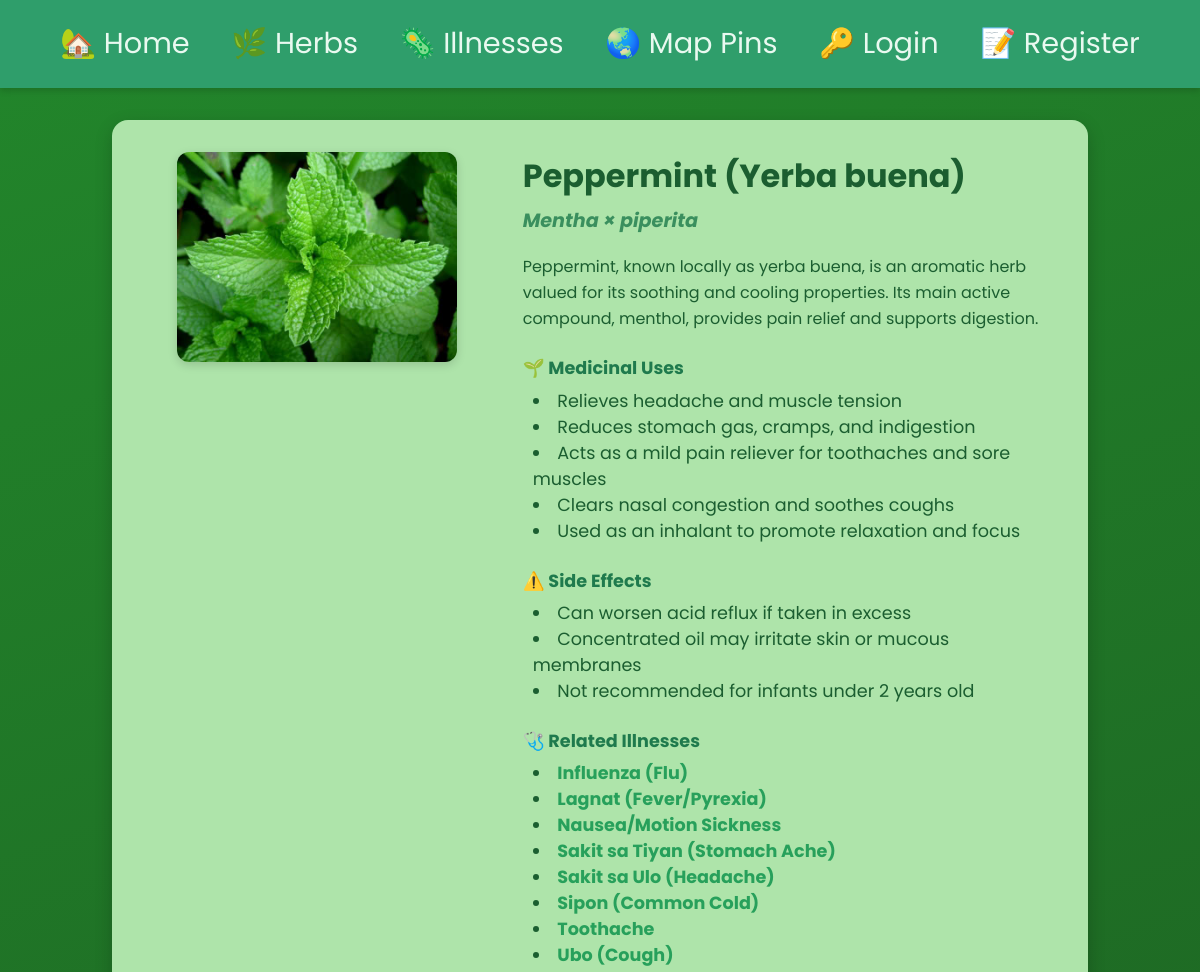
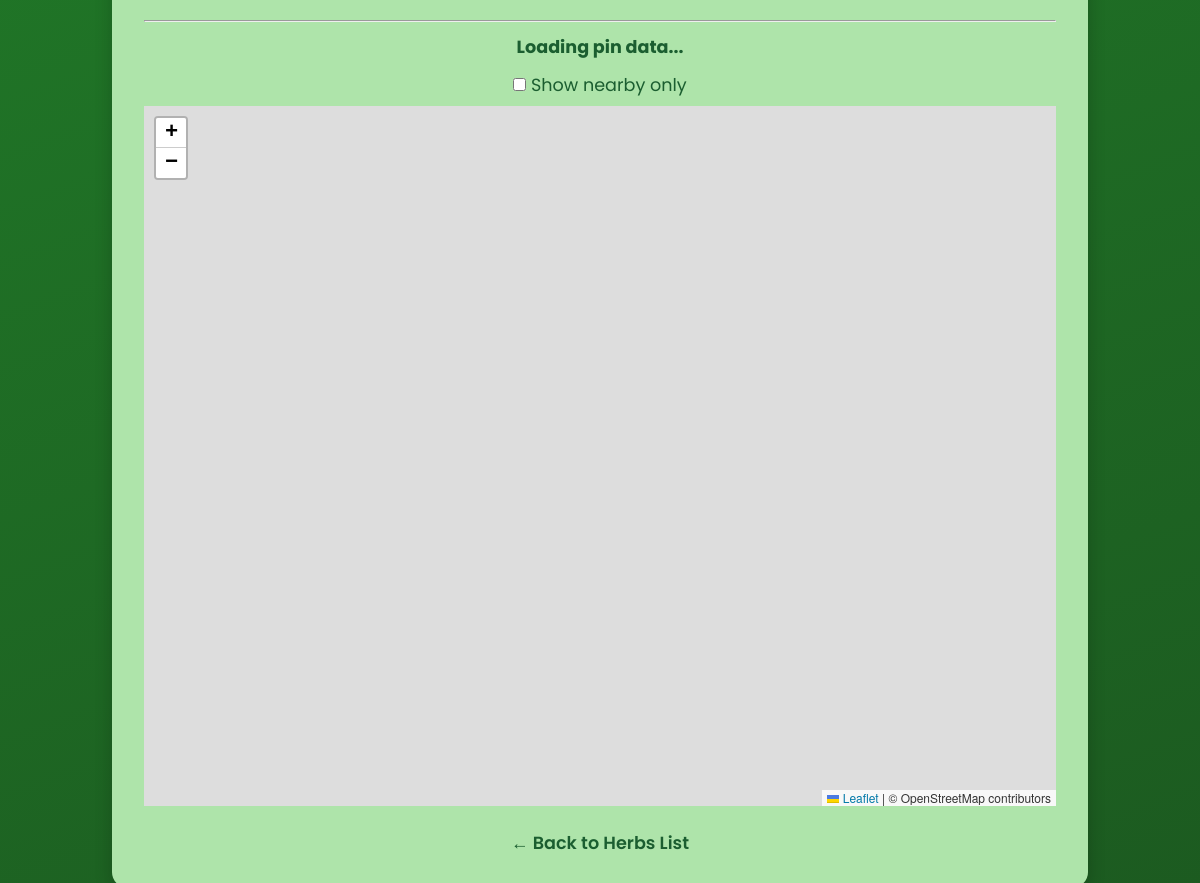
The app's page /herbs/peppermint-yerba-buena with its own data (2 pictures, top to bottom).
### app_herbs/models.py (models this page shows, shortened)
class Herb(models.Model): # Model to represent an herb with its details
    id = models.AutoField(primary_key=True) # Unique identifier for each herb
    name = models.CharField(max_length=100)
    scientific_name = models.CharField(max_length=200, blank=True, null=True)
    description = models.TextField()
    medicinal_uses = models.TextField()
    side_effects = models.TextField(blank=True, null=True)
    image = models.ImageField(upload_to=herb_image_upload_to, default='default.jpg', blank=True)
    slug = models.SlugField(unique=True) # URL-friendly identifier for the herb

### app_illnesses/models.py (models this page shows, shortened)
class Illness(models.Model): # Model to represent an illness with its details
    id = models.AutoField(primary_key=True) # Unique identifier for each illness
    name = models.CharField(max_length=100)
    description = models.TextField()
    symptoms = models.TextField()
    recommended_herbs = models.ManyToManyField('app_herbs.Herb', related_name='related_illnesses', blank=True)
    image = models.ImageField(upload_to=illness_image_upload_to, default='default.jpg', blank=True)
    slug = models.SlugField(unique=True) # URL-friendly identifier for the illness

### app_herbs/views.py (the view)
# urls.py: path('<slug:slug>', views.herb_page, name="herb_page"), # Dynamic URL for individual herb pages
def herb_page(request, slug):
    herb = get_object_or_404(Herb, slug=slug)  # Fetch the herb object based on the provided slug
    return render(request, 'herbs/herb_page.html', {'herb': herb}) # Render the herb page template with the herb context

### app_herbs/templates/herbs/herb_page.html (shortened to what this page needs)
{% extends 'layout.html' %}
{% block content %}
<section class="herb-details-section">
    <div class="herb-card-large">
        <div class="herb-image-container">
            <img id="herb-image" src="{{ herb.image.url }}" alt="{{ herb.name }}">
        </div>
        <div class="herb-info">
            <h2 class="herb-name">{{ herb.name }}</h2>
            {% if herb.scientific_name %}
                <h3 class="herb-scientific">{{ herb.scientific_name }}</h3>
            {% endif %}
            <p class="herb-description">{{ herb.description|safe }}</p>
            <div class="herb-section">
                <h4>🌱 Medicinal Uses</h4>
                <p>{{ herb.medicinal_uses|safe }}</p>
            </div>
            {% if herb.side_effects %}
            <div class="herb-section">
                <h4>⚠️ Side Effects</h4>
                <p>{{ herb.side_effects|safe }}</p>
            </div>
            {% endif %}
            <div class="herb-section">
                <h4>🩺 Related Illnesses</h4>
                <ul style="margin:0; padding-left:10px; list-style-position:inside;">
                    {% for illness in herb.related_illnesses.all %}
                        <li>
                            <b>
                                <a href="{% url 'illnesses:illness_page' illness.slug %}">
                                    {{ illness.name }}
                                </a>
                            </b>
                        </li>
                    {% empty %}
                        <li>No related illnesses available.</li>
                    {% endfor %}
                </ul>
            </div>
        </div>
    </div>
    <hr>
    <div style="margin:12px 0;">
        <strong id="pin-count-label">
            Loading pin data...
        </strong>
    </div>
    <div style="margin:8px 0;">
        <label>
            <input type="checkbox" id="toggle-location">
            Show nearby only
        </label>
    </div>
    <div id="herb-map" style="width:100%; height:700px;"></div>
    <a href="{% url 'herbs:herbs_list' %}" class="back-link">← Back to Herbs List</a>
</section>
{% endblock %}

### static/css/styles.css (style rules this page uses)
* { margin: 0; padding: 0; box-sizing: border-box; }
html { scroll-behavior: smooth; }
body { min-height: 100vh; background: linear-gradient(160deg, rgb(34, 134, 43), rgb(28, 90, 32)); color: #f5f5f5; font-family: "Poppins", Arial, sans-serif; font-size: 1.1rem; display: flex; flex-direction: column; }
p { line-height: 1.6; max-width: 600px; margin: 0 auto; }
a { color: #27a05b; text-decoration: none; transition: opacity 0.2s ease; }
.herb-details-section { max-width: 1000px; margin: 2rem auto 3rem; padding: 2rem; background-color: #aee4aa; border-radius: 16px; color: #1b5e30; box-shadow: 0 6px 18px rgba(0, 0, 0, 0.2); }
.herb-card-large { display: flex; flex-wrap: wrap; align-items: flex-start; gap: 2rem; }
.herb-image-container { flex: 1 1 280px; text-align: center; }
.herb-image-container img { width: 100%; max-width: 280px; border-radius: 12px; object-fit: contain; box-shadow: 0 3px 10px rgba(0, 0, 0, 0.15); }
.herb-info { flex: 2 1 400px; text-align: left; }
.herb-name { font-size: 2rem; color: #1b5e30; margin-bottom: 0.4rem; }
.herb-scientific { font-size: 1.2rem; font-style: italic; color: #3a8f5e; margin-bottom: 1.2rem; }
.herb-description { font-size: 1rem; margin-bottom: 1.5rem; line-height: 1.6; }
.herb-section { margin-bottom: 1.5rem; }
.herb-section h4 { font-size: 1.1rem; color: #1f7a4d; margin-bottom: 0.4rem; }
.back-link { display: inline-block; margin-top: 1.5rem; font-weight: 600; color: #1b5e30; text-decoration: none; transition: color 0.2s ease; }
#herb-image { cursor: pointer; transition: transform 0.3s ease; }

### records on screen
Herb: image (picture), name "Peppermint (Yerba buena)", scientific_name "Mentha × piperita", description "Peppermint, known locally as yerba buena, is an aromatic herb valued for its soothing and cooling properties. Its main active compound, menthol, provides pain relief and supports digestion.", medicinal_uses "Relieves headache and muscle tension Reduces stomach gas, cramps, and indigestion Acts as a mild pain reliever for toothaches and sore muscles Clears nasal congestion and soothes coughs Used as an inhalant to promote relaxation and focus", side_effects "Can worsen acid reflux if taken in excess Concentrated oil may irritate skin or mucous membranes Not recommended for infants under 2 years old"
Illness: name "Influenza (Flu)"
Illness: name "Lagnat (Fever/Pyrexia)"
Illness: name "Nausea/Motion Sickness"
Illness: name "Sakit sa Tiyan (Stomach Ache)"
Illness: name "Sakit sa Ulo (Headache)"
Illness: name "Sipon (Common Cold)"
Illness: name "Toothache"
Illness: name "Ubo (Cough)"
